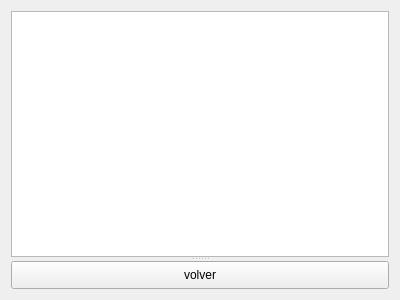
<?xml version="1.0" encoding="UTF-8"?>
<ui version="4.0">
 <class>controles</class>
 <widget class="QWidget" name="controles">
  <property name="geometry">
   <rect>
    <x>0</x>
    <y>0</y>
    <width>400</width>
    <height>300</height>
   </rect>
  </property>
  <property name="windowTitle">
   <string>Form</string>
  </property>
  <layout class="QVBoxLayout" name="verticalLayout">
   <item>
    <widget class="QSplitter" name="splitter">
     <property name="orientation">
      <enum>Qt::Vertical</enum>
     </property>
     <widget class="QGraphicsView" name="graphicsView"/>
     <widget class="QPushButton" name="volver">
      <property name="maximumSize">
       <size>
        <width>16777215</width>
        <height>30</height>
       </size>
      </property>
      <property name="text">
       <string>volver</string>
      </property>
     </widget>
    </widget>
   </item>
  </layout>
 </widget>
 <resources/>
 <connections/>
</ui>
